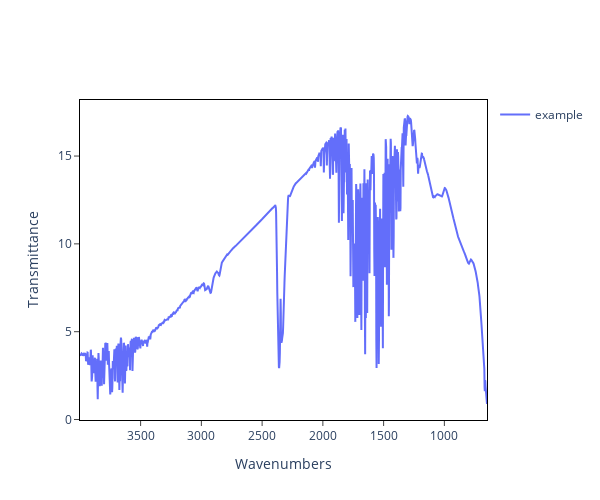

The code cell stored with this chart in its notebook:
### Code cell
fig = spectrum(ftir)
fig.show()

### Figure 1 — Plotly figure (JSON) as saved in the notebook; plotly's stock layout.template omitted (floating-point values rounded to 4 significant figures; data arrays with more than 128 entries replaced by an {"elided": "..."} marker saying what was removed)
{"data": [{"hovertemplate": "Name: %{data.name}<br>Wavenumbers: %{x}<br>Transmittance: %{y}<extra></extra>", "mode": "lines", "name": "example", "type": "scatter", "x": {"elided": "1738 int values"}, "y": {"elided": "1738 float values"}}], "layout": {"height": 500, "plot_bgcolor": "white", "showlegend": true, "width": 600, "xaxis": {"autorange": "reversed", "linecolor": "black", "mirror": true, "nticks": 10, "showgrid": false, "showline": true, "ticks": "outside", "title": {"text": "Wavenumbers"}}, "yaxis": {"linecolor": "black", "mirror": true, "nticks": 5, "showgrid": false, "showline": true, "ticks": "outside", "title": {"text": "Transmittance"}}}}
